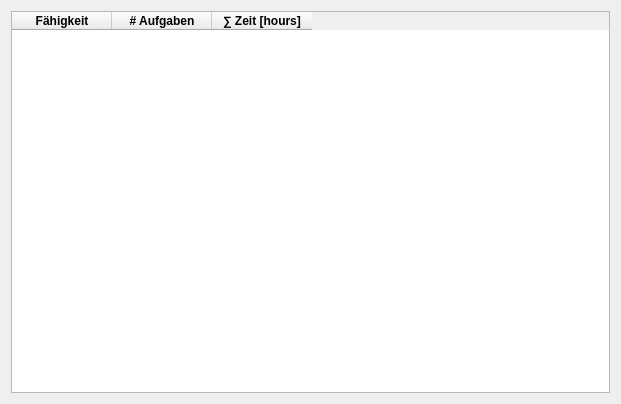
<?xml version="1.0" encoding="UTF-8"?>
<ui version="4.0">
 <class>Dialog</class>
 <widget class="QDialog" name="Dialog">
  <property name="geometry">
   <rect>
    <x>0</x>
    <y>0</y>
    <width>621</width>
    <height>404</height>
   </rect>
  </property>
  <property name="windowTitle">
   <string>Charakter</string>
  </property>
  <layout class="QVBoxLayout" name="verticalLayout">
   <item>
    <widget class="QTableWidget" name="skills_table">
     <property name="sizePolicy">
      <sizepolicy hsizetype="Expanding" vsizetype="Expanding">
       <horstretch>0</horstretch>
       <verstretch>0</verstretch>
      </sizepolicy>
     </property>
     <property name="autoFillBackground">
      <bool>true</bool>
     </property>
     <property name="editTriggers">
      <set>QAbstractItemView::DoubleClicked|QAbstractItemView::EditKeyPressed</set>
     </property>
     <property name="tabKeyNavigation">
      <bool>false</bool>
     </property>
     <property name="showDropIndicator" stdset="0">
      <bool>false</bool>
     </property>
     <property name="dragDropOverwriteMode">
      <bool>false</bool>
     </property>
     <property name="selectionMode">
      <enum>QAbstractItemView::SingleSelection</enum>
     </property>
     <property name="selectionBehavior">
      <enum>QAbstractItemView::SelectRows</enum>
     </property>
     <property name="sortingEnabled">
      <bool>true</bool>
     </property>
     <property name="wordWrap">
      <bool>false</bool>
     </property>
     <attribute name="verticalHeaderVisible">
      <bool>false</bool>
     </attribute>
     <column>
      <property name="text">
       <string>Fähigkeit</string>
      </property>
      <property name="font">
       <font>
        <weight>75</weight>
        <bold>true</bold>
       </font>
      </property>
      <property name="textAlignment">
       <set>AlignCenter</set>
      </property>
     </column>
     <column>
      <property name="text">
       <string># Aufgaben</string>
      </property>
      <property name="font">
       <font>
        <weight>75</weight>
        <bold>true</bold>
       </font>
      </property>
      <property name="textAlignment">
       <set>AlignCenter</set>
      </property>
     </column>
     <column>
      <property name="text">
       <string>∑ Zeit [hours]</string>
      </property>
      <property name="font">
       <font>
        <weight>75</weight>
        <bold>true</bold>
       </font>
      </property>
      <property name="textAlignment">
       <set>AlignCenter</set>
      </property>
     </column>
    </widget>
   </item>
  </layout>
 </widget>
 <resources/>
 <connections/>
</ui>
